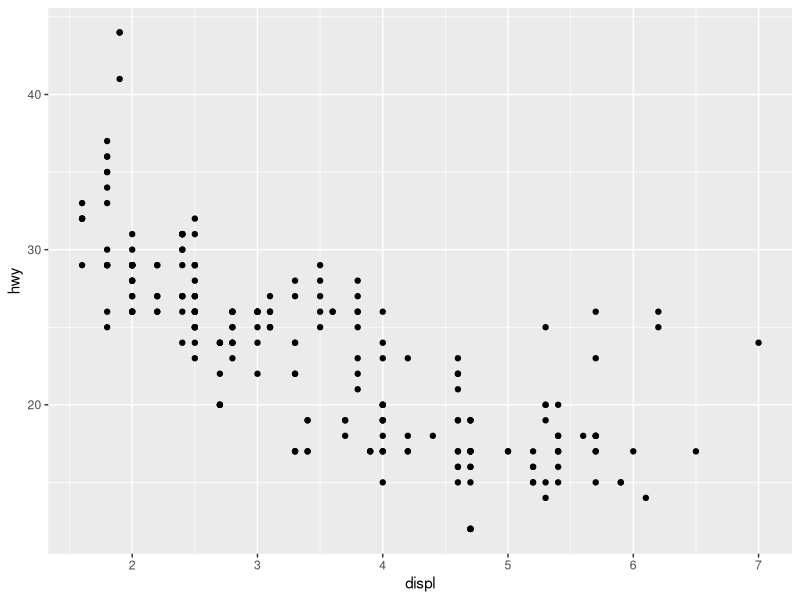
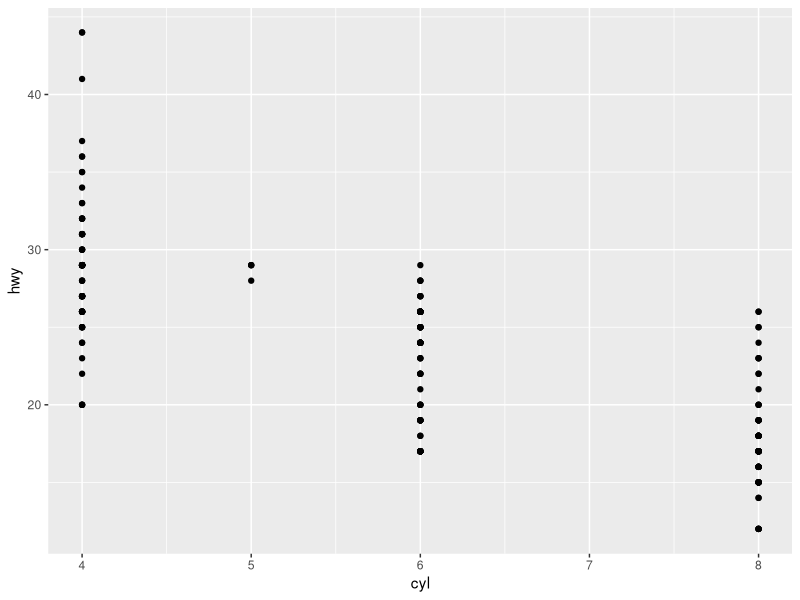
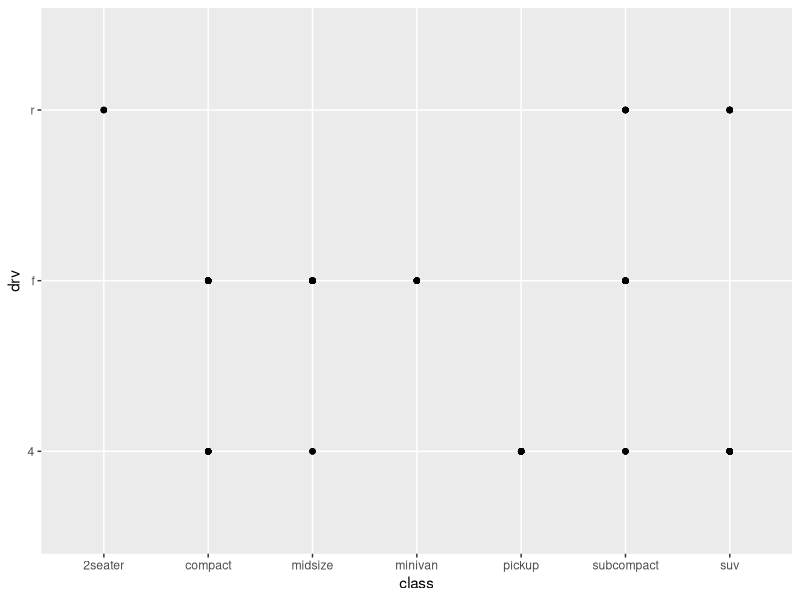
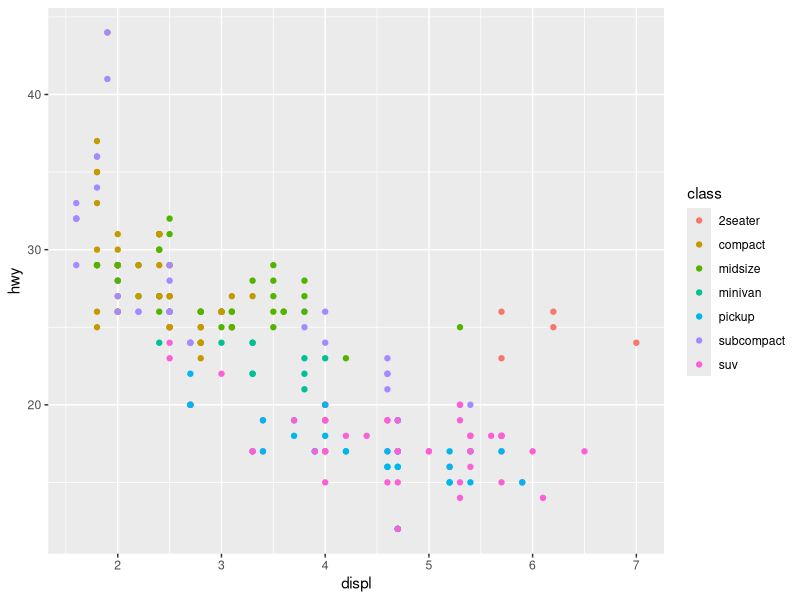
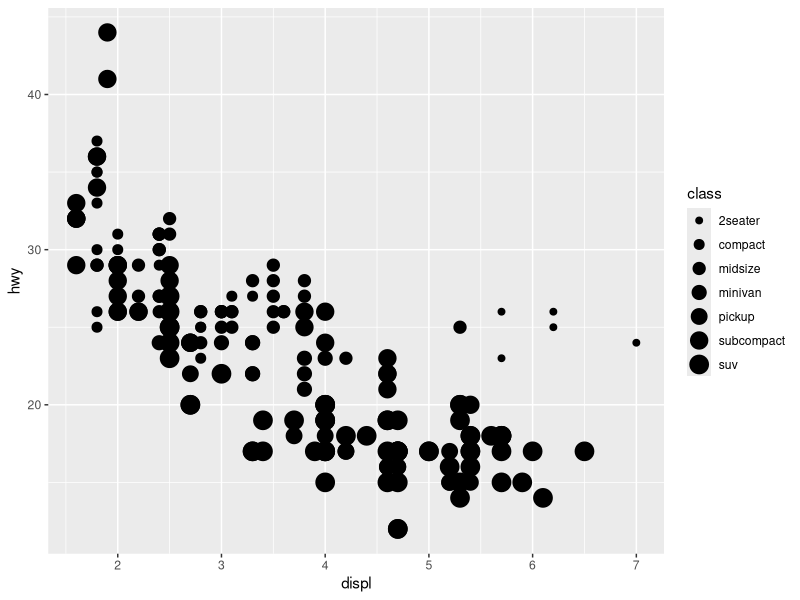
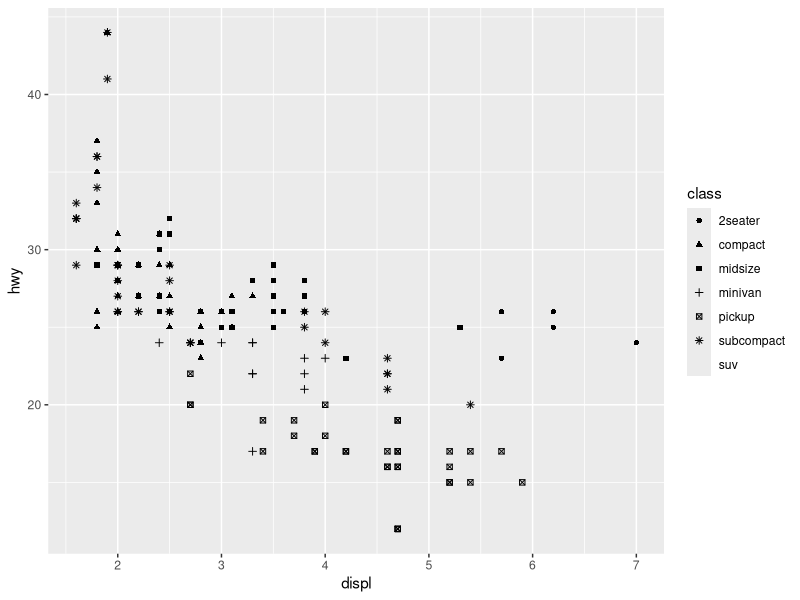
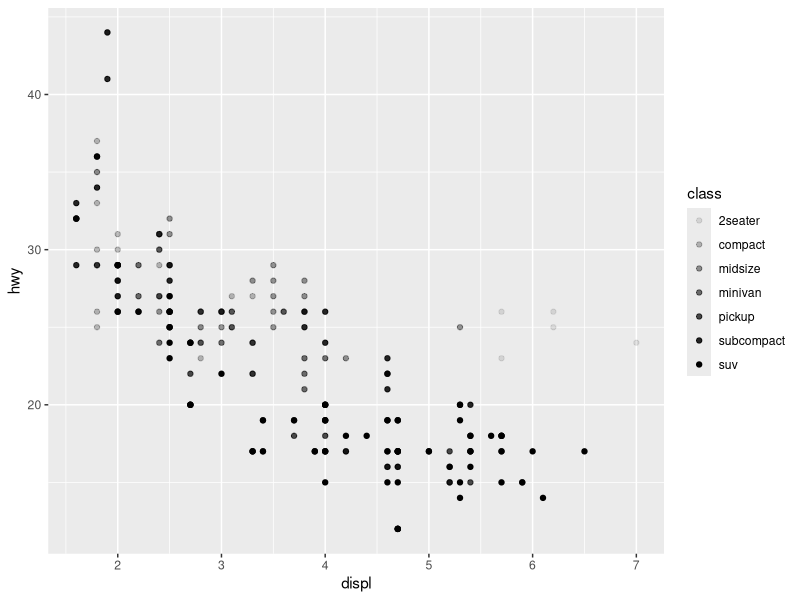

Write the R code that produced these figures, in order.
# DATA VISUALIZATION WITH GGPLOT2

# import tidyverse
library(ggplot2)

data <- mpg
View(data)

ggplot(data = data) + geom_point(mapping = aes(x=displ, y = hwy))
ggplot(data = data) + geom_point(mapping = aes(x = cyl, y = hwy))
ggplot(data = data) + geom_point(mapping = aes(x = class, y = drv))

# THERE ARE 4 AESTETIC IN GGPLOT2: COLOR, SIZE, ALPHA, SHAPE
ggplot(data = data) + geom_point(mapping = aes(x = displ, y = hwy, colour = class))
ggplot(data = data) + geom_point(mapping = aes(x = displ, y = hwy, size = class))
ggplot(data = data) + geom_point(mapping = aes(x = displ, y = hwy, shape = class))
ggplot(data = data) + geom_point(mapping = aes(x = displ, y = hwy, alpha = class))



